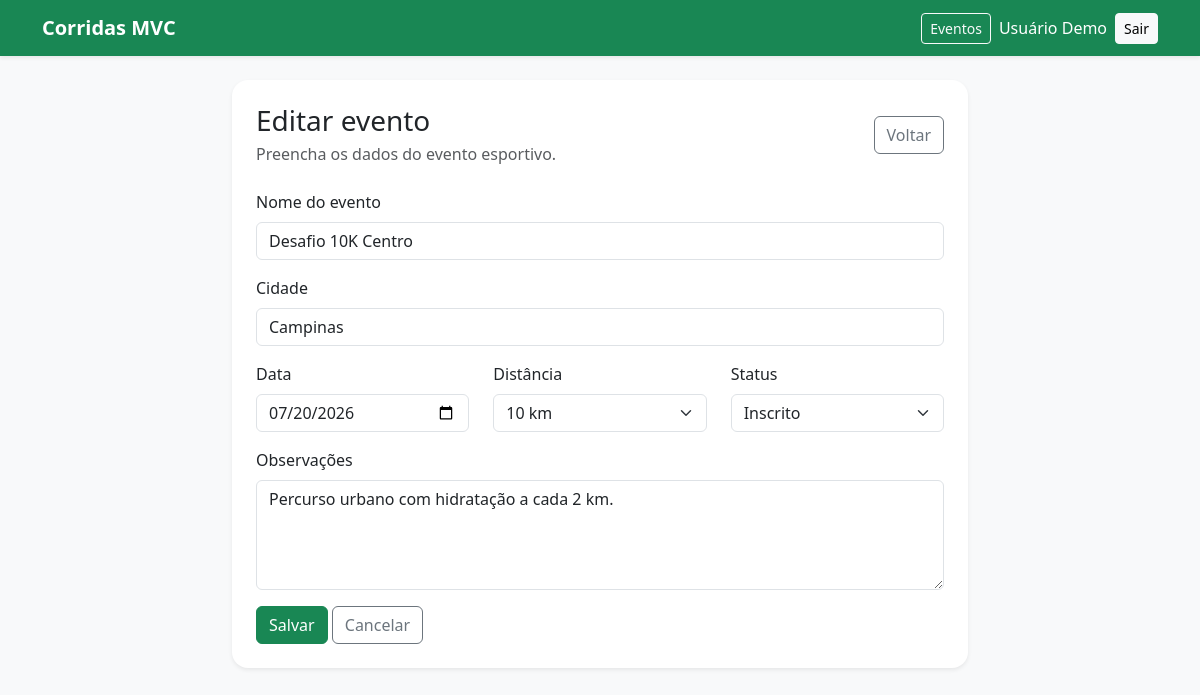
Page /index.php?acao=editar&id=2 (signed in) on the committed database.
### tables this page shows
CREATE TABLE IF NOT EXISTS eventos_corrida (
    id INT AUTO_INCREMENT PRIMARY KEY,
    nome VARCHAR(150) NOT NULL,
    cidade VARCHAR(100) NOT NULL,
    data_evento DATE NOT NULL,
    distancia VARCHAR(20) NOT NULL,
    status_evento VARCHAR(30) NOT NULL,
    observacoes TEXT,
    criado_em TIMESTAMP DEFAULT CURRENT_TIMESTAMP
);

### controllers/EventoController.php (called while the page is built, shortened)
<?php
require_once 'models/Evento.php';
class EventoController
{
    private $modeloEvento;
    public function __construct()
    {
        $this->modeloEvento = new Evento();
    }
    public function editar()
    {
        $id = (int) $_GET['id'];
        $evento = $this->modeloEvento->buscarPorId($id);
        $acaoFormulario = 'atualizar';
        $tituloPagina = 'Editar evento';
        require 'views/eventos/formulario.php';
    }
}

### config/database.php (called while the page is built)
<?php
class Database
{
    private $host = 'localhost';
    private $nomeBanco = 'mvc_eventos';
    private $usuario = 'root';
    private $senha = '';
    public function connect()
    {
        try {
            $conexao = new PDO(
                "mysql:host={$this->host};dbname={$this->nomeBanco};charset=utf8",
                $this->usuario,
                $this->senha
            );
            $conexao->setAttribute(PDO::ATTR_ERRMODE, PDO::ERRMODE_EXCEPTION);
            return $conexao;
        } catch (PDOException $erro) {
            die('Erro na conexão com o banco de dados: ' . $erro->getMessage());
        }
    }
}

### models/Evento.php (called while the page is built, shortened)
<?php
require_once 'config/database.php';
class Evento
{
    private $conexao;
    public function __construct()
    {
        $bancoDeDados = new Database();
        $this->conexao = $bancoDeDados->connect();
    }
    public function buscarPorId($id)
    {
        $sql = 'SELECT * FROM eventos_corrida WHERE id = :id';
        $comando = $this->conexao->prepare($sql);
        $comando->bindValue(':id', $id, PDO::PARAM_INT);
        $comando->execute();
        return $comando->fetch(PDO::FETCH_ASSOC);
    }
}

### views/eventos/formulario.php (the view, shortened to what this page needs)
<?php require 'views/layout/header.php'; ?>
<div class="row justify-content-center">
    <div class="col-lg-8">
        <div class="card shadow-sm border-0">
            <div class="card-body p-4">
                <div class="d-flex justify-content-between align-items-center mb-4">
                    <div>
                        <h1 class="h3 mb-1"><?php echo $tituloPagina; ?></h1>
                        <p class="text-muted mb-0">Preencha os dados do evento esportivo.</p>
                    </div>
                    <a href="index.php" class="btn btn-outline-secondary">Voltar</a>
                </div>
                <form action="index.php?acao=<?php echo $acaoFormulario; ?>" method="POST">
                    <div class="mb-3">
                        <label for="nome" class="form-label">Nome do evento</label>
                        <input
                            type="text"
                            class="form-control"
                            id="nome"
                            name="nome"
                            value="<?php echo htmlspecialchars($evento['nome']); ?>"
                            required
                        >
                    </div>
                    <div class="mb-3">
                        <label for="cidade" class="form-label">Cidade</label>
                        <input
                            type="text"
                            class="form-control"
                            id="cidade"
                            name="cidade"
                            value="<?php echo htmlspecialchars($evento['cidade']); ?>"
                            required
                        >
                    </div>
                    <div class="row">
                        <div class="col-md-4 mb-3">
                            <label for="data_evento" class="form-label">Data</label>
                            <input
                                type="date"
                                class="form-control"
                                id="data_evento"
                                name="data_evento"
                                value="<?php echo htmlspecialchars($evento['data_evento']); ?>"
                                required
                            >
                        </div>
                        <div class="col-md-4 mb-3">
                            <label for="distancia" class="form-label">Distância</label>
                            <select class="form-select" id="distancia" name="distancia" required>
                                <option value="10 km" <?php echo $evento['distancia'] === '10 km' ? 'selected' : ''; ?>>10 km</option>
                            </select>
                        </div>
                        <div class="col-md-4 mb-3">
                            <label for="status_evento" class="form-label">Status</label>
                            <select class="form-select" id="status_evento" name="status_evento" required>
                                <option value="Inscrito" <?php echo $evento['status_evento'] === 'Inscrito' ? 'selected' : ''; ?>>Inscrito</option>
                            </select>
                        </div>
                    </div>
                    <div class="mb-3">
                        <label for="observacoes" class="form-label">Observações</label>
                        <textarea
                            class="form-control"
                            id="observacoes"
                            name="observacoes"
                            rows="4"
                        ><?php echo htmlspecialchars($evento['observacoes']); ?></textarea>
                    </div>
                    <button type="submit" class="btn btn-success">Salvar</button>
                    <a href="index.php" class="btn btn-outline-secondary">Cancelar</a>
                </form>
            </div>
        </div>
    </div>
</div>
<?php require 'views/layout/footer.php'; ?>

### assets/css/style.css (style rules this page uses)
body { min-height: 100vh; }
.card { border-radius: 1rem; }

### rows in the picture
eventos_corrida: nome "Desafio 10K Centro", cidade "Campinas", data_evento "07/20/2026", distancia "10 km", status_evento "Inscrito", observacoes "Percurso urbano com hidratação a cada 2 km."

### other values in the picture
$usuarioAutenticado['nome'] "Usuário Demo"
$tituloPagina "Editar evento"
